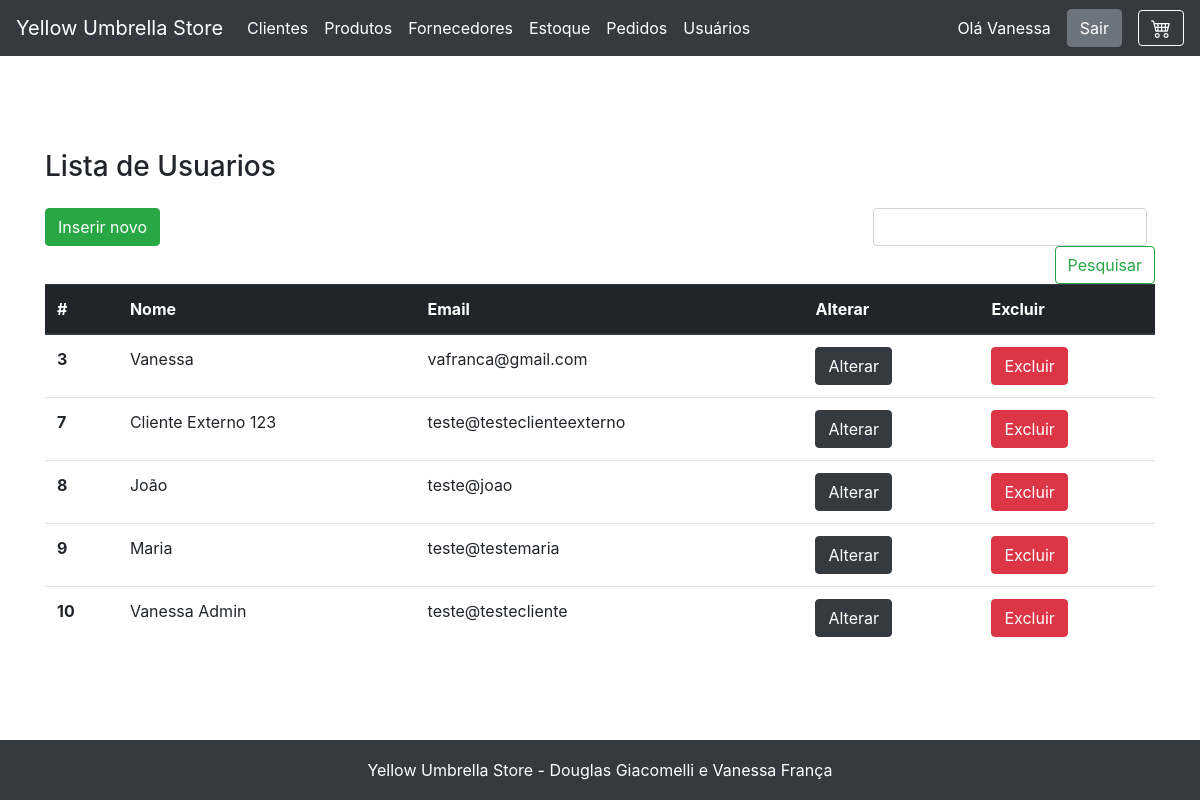
The page /usuario/view_usuarios.php (signed in) on the database as committed earlier.
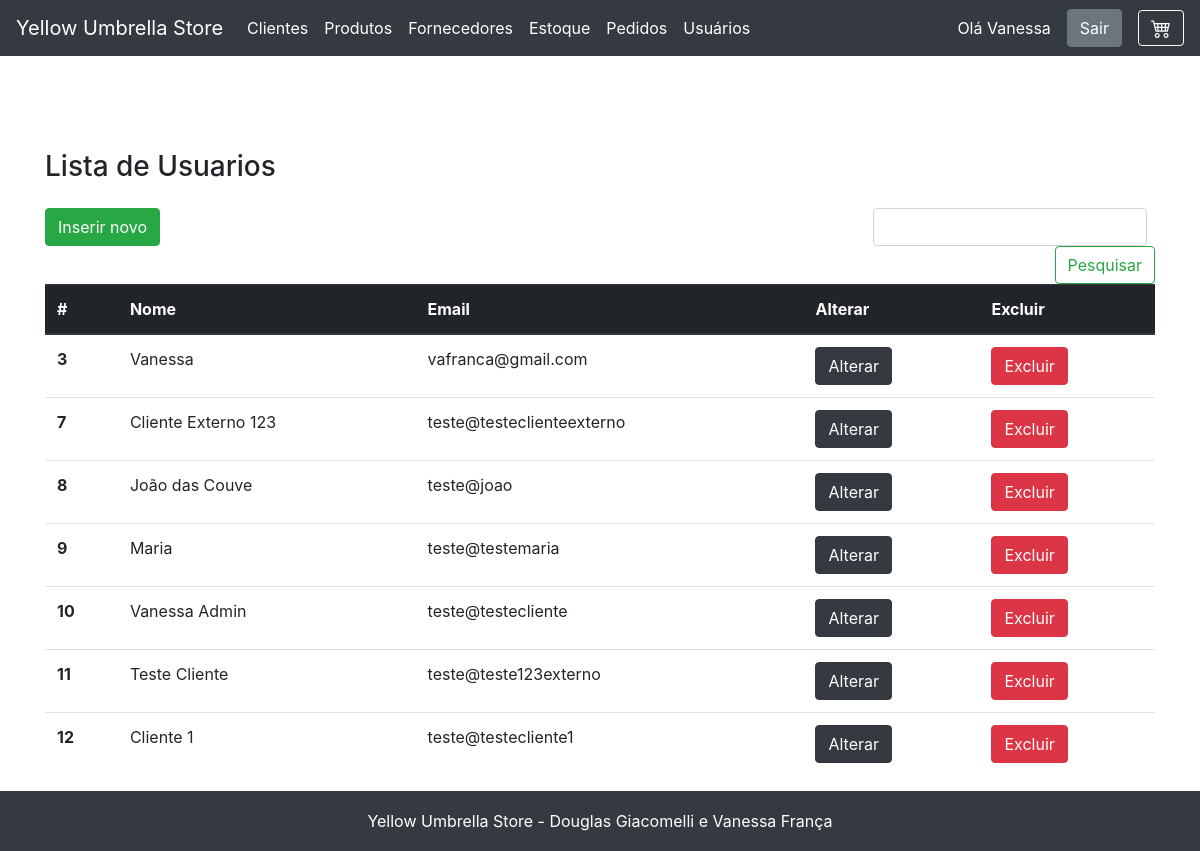
The same page on the database as committed later.
### tables this page shows
CREATE TABLE `usuario` (
  `id` int NOT NULL AUTO_INCREMENT,
  `email` varchar(255) NOT NULL,
  `senha` varchar(255) NOT NULL,
  `nome` varchar(255) NOT NULL,
  `perfil_id` int DEFAULT NULL,
  PRIMARY KEY (`id`),
  UNIQUE KEY `login` (`email`),
  KEY `perfil_id` (`perfil_id`)
);

### fachada.php (called while the page is built, shortened)
<?php
include_once('model/Usuario.php');
include_once('dao/mysql/MysqlDaoFactory.php');
$factory = new MysqlDaofactory();
?>

### dao/mysql/MysqlDaoFactory.php (called while the page is built, shortened)
<?php
include_once('MysqlUsuarioDao.php');
class MysqlDaofactory extends DaoFactory {
    private $host = "localhost";
    private $db_name = "web2";
    private $port = "3306";
    private $username = "root";
    private $password = "v6a10fr4nc486";
    public function getConnection(){
        $this->conn = null;
        $dsn="mysql:host=" . $this->host . ";port=" . $this->port . ";dbname=" . $this->db_name;
        try{
            $this->conn = new PDO($dsn, $this->username, $this->password);
      }catch(PDOException $exception){
            echo "Connection error: " . $exception->getMessage() . "\n";
            echo "DSN = " . $dsn;
        }
        return $this->conn;
    }
    public function getUsuarioDao() {
        return new MysqlUsuarioDao($this->getConnection());
    }
}
?>

### dao/DAO.php (called while the page is built, shortened)
<?php
abstract class DAO {
    public function __construct($conn){
        $this->conn = $conn;
    }
}
?>

### dao/mysql/MysqlUsuarioDao.php (called while the page is built, shortened)
<?php
include_once($_SERVER['DOCUMENT_ROOT'].'/yellow_umbrella/dao/DAO.php');
include_once($_SERVER['DOCUMENT_ROOT'].'/yellow_umbrella/dao/DAO.php');
 class MysqlUsuarioDao extends DAO implements UsuarioDao {
    private $table_name = 'usuario';
    public function buscaTodos() {
        $query = "SELECT
                    id, nome, email, senha, perfil_id
                FROM
                    " . $this->table_name .
                    " ORDER BY id ASC";
        $stmt = $this->conn->prepare($query);
        $stmt->execute();
        $usuarios = [];
        while ($row = $stmt->fetch(PDO::FETCH_ASSOC)){
            extract($row);
            $usuario = new Usuario($id,$nome,$email,$senha,$perfil_id);
            $usuarios[] = $usuario;
        }
        return $usuarios;
    }
}
?>

### model/Usuario.php (called while the page is built, shortened)
<?php
class Usuario {
    private $id;
    private $email;
    private $nome;
    public function __construct( $id, $nome, $email, $senha, $perfil_id)
    {
        $this->id=$id;
        $this->email=$email;
        $this->nome=$nome;
    }
    public function getId() { return $this->id; }
    public function getEmail() { return $this->email; }
    public function getNome() { return $this->nome; }
}
?>

### usuario/view_usuarios.php (the view, shortened to what this page needs)
<?php
    include "../fachada.php";
    include "../header.php";
    $dao = $factory->getUsuarioDao();
    $usuarios = $dao->buscaTodos();
    $usuarios = (isset($_SESSION["usuarios"])) ? ($_SESSION["usuarios"]) : ($usuarios);
?>
<main role="main" class="container">
    <h3 class="mb-3">Lista de Usuarios</h3>
    <div class="row">
        <div class="col-12">
        </div>
        <div class="col-lg-8 col-sm-12">
            <a href="view_cadastro_usuario.php" class="btn btn-success mb-2">Inserir novo</a>
        </div>
        <div class="col-lg-4 col-sm-12">
            <form class="form-inline mt-2 mt-md-0 form-search-list" action="<?=$base?>/usuario/executa_pesquisa.php" method="POST">
                <input class="form-control mr-sm-2" type="text" name="pesquisa" aria-label="Pesquisar">
                <button class="btn btn-outline-success my-2 my-sm-0" type="submit">Pesquisar</button>
            </form>
        </div>
        <div class="col-12">
        <table class="table table-responsive">
            <thead class="thead-dark">
                <tr>
                <th scope="col">#</th>
                <th scope="col">Nome</th>
                <th scope="col">Email</th>
                <th scope="col">Alterar</th>
                <th scope="col">Excluir</th>
                </tr>
            </thead>
            <tbody>
            <?php
                if($usuarios){
                    foreach($usuarios as $item){
            ?>
                <tr>
                <th scope="row"><?=$item->getID()?></th>
                <td><?=$item->getNome()?></td>
                <td><?=$item->getEmail()?></td>
                <td><a href="view_editar_usuario.php?id=<?=$item->getID()?>" class="btn btn-dark">Alterar</button></td>
                <td><a href="exclui_usuario.php?id=<?=$item->getID()?>" id="excluiUsuario" class="btn btn-danger" onclick="return confirm('Você quer mesmo remover este usuario?')">Excluir</button></td>
                </tr>
            <?php
                    }
                }else{
                    echo "<td colspan=5 style='text-align:center;'>Sem registros</td>";
                }
            ?>
            </tbody>
        </table>
        </div>
    </div>
</main>
<?php include "../footer.php"; ?>

Rows that differ between the two databases and show on the page:
changed usuario "teste@joao": nome "João" → "João das Couve"
added usuario: id "11", nome "Teste Cliente", email "teste@teste123externo"
added usuario: id "12", nome "Cliente 1", email "teste@testecliente1"
